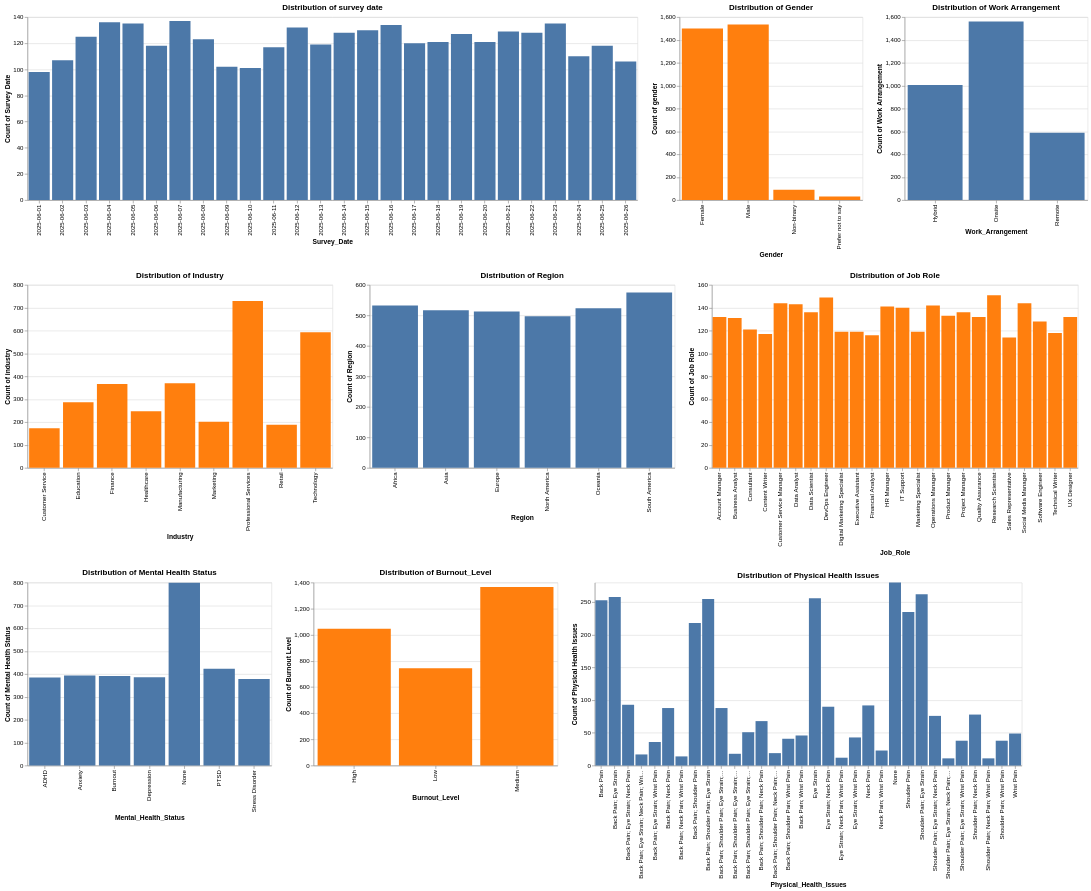

Write notebook code for a chart like this one.
### Markdown cell above
### Bar Chart for Categorical Columns

### Code cell
#Visualisation of survey date
chart1 = alt.Chart(source).mark_bar().encode(
    x='Survey_Date:N',
    y=alt.Y('count(Survey_Date):Q', title='Count of Survey Date'),
    # color='sex:N',
    # column='year:N'
    tooltip=[alt.Tooltip('Survey_Date:N', title='Survey Date'), alt.Tooltip('count(Survey_Date):Q', title='Count')]
).properties(
    title='Distribution of survey date',
    width=1000,
    height=300
).interactive()


#Visualisation of Gender
chart2 = alt.Chart(source).mark_bar().encode(
    x='Gender:N',
    y=alt.Y('count(Gender):Q', title='Count of gender'),
    # color='sex:N',
    # column='year:N'
    color=alt.value('#ff7f0e'), 
    tooltip=[alt.Tooltip('Gender:N', title='Gender'), alt.Tooltip('count(Gender):Q', title='Count')]
).properties(
    title='Distribution of Gender',
    width=300,
    height=300
).interactive()


#Visualisation of Industry
chart3 = alt.Chart(source).mark_bar().encode(
    x='Industry:N',
    y=alt.Y('count(Industry):Q', title='Count of industry'),
    # color='sex:N',
    # column='year:N'
    color=alt.value('#ff7f0e'),
    tooltip=[alt.Tooltip('Industry:N', title='Industry'), alt.Tooltip('count(Industry):Q', title='Count')] 
).properties(
    title='Distribution of Industry',
    width=500,
    height=300
).interactive()

#Visualisation of region
chart4 = alt.Chart(source).mark_bar().encode(
    x='Region:N',
    y=alt.Y('count(Region):Q', title='Count of Region'),
    # color='sex:N',
    # column='year:N'
    tooltip=[alt.Tooltip('Region:N', title='Region'), alt.Tooltip('count(Region):Q', title='Count')]
).properties(
    title='Distribution of Region',
    width=500,
    height=300
).interactive()

#Visualisation of Job role
chart5 = alt.Chart(source).mark_bar().encode(
    x='Job_Role:N',
    y=alt.Y('count(Job_Role):Q', title='Count of Job Role'),
    # color='sex:N',
    # column='year:N'
    color=alt.value('#ff7f0e'),
    tooltip=[alt.Tooltip('Job_Role:N', title='Job Role'), alt.Tooltip('count(Job_Role):Q', title='Count')] 
).properties(
    title='Distribution of Job Role',
    width=600,
    height=300
).interactive()

#Visualisation of  Work_Arrangement
chart6 = alt.Chart(source).mark_bar().encode(
    x='Work_Arrangement:N',
    y=alt.Y('count(Work_Arrangement):Q', title='Count of Work Arrangement'),
    # color='sex:N',
    # column='year:N'
    # color=alt.value('#ff7f0e'),
    tooltip=[alt.Tooltip('Work_Arrangement:N', title='Work Arrangement'), alt.Tooltip('count(Work_Arrangement):Q', title='Count')] 
).properties(
    title='Distribution of Work Arrangement',
    width=300,
    height=300
).interactive()

        
#Visualisation of  Mental_Health_Status
chart7 = alt.Chart(source).mark_bar().encode(
    x='Mental_Health_Status:N',
    y=alt.Y('count(Mental_Health_Status):Q', title='Count of Mental Health Status'),
    # color='sex:N',
    # column='year:N'
    # color=alt.value('#ff7f0e'),
    tooltip=[alt.Tooltip('Mental_Health_Status:N', title='Mental Health Status'), alt.Tooltip('count(Mental_Health_Status):Q', title='Count')] 
).properties(
    title='Distribution of Mental Health Status',
    width=400,
    height=300
).interactive()

#Visualisation of Burnout_Level
chart8 = alt.Chart(source).mark_bar().encode(
    x='Burnout_Level:O',
    y=alt.Y('count(Burnout_Level):Q', title='Count of Burnout Level'),
    # color='sex:N',
    # column='year:N'
    color=alt.value('#ff7f0e'),
    tooltip=[alt.Tooltip('Burnout_Level:N', title='Burnout Level'), alt.Tooltip('count(Burnout_Level):Q', title='Count')] 
).properties(
    title='Distribution of Burnout_Level',
    width=400,
    height=300
).interactive()

#Visualisation of  Physical_Health_Issues
chart9 = alt.Chart(source).mark_bar().encode(
    x='Physical_Health_Issues:N',
    y=alt.Y('count(Physical_Health_Issues):Q', title='Count of Physical Health Issues'),
    # color='sex:N',
    # column='year:N'
    # color=alt.value('#ff7f0e'),
    tooltip=[alt.Tooltip('Physical_Health_Issues:N', title='Physical Health Issues'), alt.Tooltip('count(Physical_Health_Issues):Q', title='Count')] 
).properties(
    title='Distribution of Physical Health Issues',
    width=700,
    height=300
).interactive()

alt.vconcat(alt.hconcat(chart1,chart2,chart6),alt.hconcat(chart3,chart4,chart5),alt.hconcat(chart7,chart8,chart9))

### Figure 1 — Vega-Lite specification as saved in the notebook (floating-point values rounded to 4 significant figures; data arrays with more than 128 entries replaced by an {"elided": "..."} marker saying what was removed)
{"config": {"view": {"continuousWidth": 300, "continuousHeight": 300}}, "vconcat": [{"hconcat": [{"mark": {"type": "bar"}, "encoding": {"tooltip": [{"field": "Survey_Date", "title": "Survey Date", "type": "nominal"}, {"aggregate": "count", "field": "Survey_Date", "title": "Count", "type": "quantitative"}], "x": {"field": "Survey_Date", "type": "nominal"}, "y": {"aggregate": "count", "field": "Survey_Date", "title": "Count of Survey Date", "type": "quantitative"}}, "height": 300, "name": "view_1", "title": "Distribution of survey date", "width": 1000}, {"mark": {"type": "bar"}, "encoding": {"color": {"value": "#ff7f0e"}, "tooltip": [{"field": "Gender", "title": "Gender", "type": "nominal"}, {"aggregate": "count", "field": "Gender", "title": "Count", "type": "quantitative"}], "x": {"field": "Gender", "type": "nominal"}, "y": {"aggregate": "count", "field": "Gender", "title": "Count of gender", "type": "quantitative"}}, "height": 300, "name": "view_2", "title": "Distribution of Gender", "width": 300}, {"mark": {"type": "bar"}, "encoding": {"tooltip": [{"field": "Work_Arrangement", "title": "Work Arrangement", "type": "nominal"}, {"aggregate": "count", "field": "Work_Arrangement", "title": "Count", "type": "quantitative"}], "x": {"field": "Work_Arrangement", "type": "nominal"}, "y": {"aggregate": "count", "field": "Work_Arrangement", "title": "Count of Work Arrangement", "type": "quantitative"}}, "height": 300, "name": "view_3", "title": "Distribution of Work Arrangement", "width": 300}]}, {"hconcat": [{"mark": {"type": "bar"}, "encoding": {"color": {"value": "#ff7f0e"}, "tooltip": [{"field": "Industry", "title": "Industry", "type": "nominal"}, {"aggregate": "count", "field": "Industry", "title": "Count", "type": "quantitative"}], "x": {"field": "Industry", "type": "nominal"}, "y": {"aggregate": "count", "field": "Industry", "title": "Count of industry", "type": "quantitative"}}, "height": 300, "name": "view_4", "title": "Distribution of Industry", "width": 500}, {"mark": {"type": "bar"}, "encoding": {"tooltip": [{"field": "Region", "title": "Region", "type": "nominal"}, {"aggregate": "count", "field": "Region", "title": "Count", "type": "quantitative"}], "x": {"field": "Region", "type": "nominal"}, "y": {"aggregate": "count", "field": "Region", "title": "Count of Region", "type": "quantitative"}}, "height": 300, "name": "view_5", "title": "Distribution of Region", "width": 500}, {"mark": {"type": "bar"}, "encoding": {"color": {"value": "#ff7f0e"}, "tooltip": [{"field": "Job_Role", "title": "Job Role", "type": "nominal"}, {"aggregate": "count", "field": "Job_Role", "title": "Count", "type": "quantitative"}], "x": {"field": "Job_Role", "type": "nominal"}, "y": {"aggregate": "count", "field": "Job_Role", "title": "Count of Job Role", "type": "quantitative"}}, "height": 300, "name": "view_6", "title": "Distribution of Job Role", "width": 600}]}, {"hconcat": [{"mark": {"type": "bar"}, "encoding": {"tooltip": [{"field": "Mental_Health_Status", "title": "Mental Health Status", "type": "nominal"}, {"aggregate": "count", "field": "Mental_Health_Status", "title": "Count", "type": "quantitative"}], "x": {"field": "Mental_Health_Status", "type": "nominal"}, "y": {"aggregate": "count", "field": "Mental_Health_Status", "title": "Count of Mental Health Status", "type": "quantitative"}}, "height": 300, "name": "view_7", "title": "Distribution of Mental Health Status", "width": 400}, {"mark": {"type": "bar"}, "encoding": {"color": {"value": "#ff7f0e"}, "tooltip": [{"field": "Burnout_Level", "title": "Burnout Level", "type": "nominal"}, {"aggregate": "count", "field": "Burnout_Level", "title": "Count", "type": "quantitative"}], "x": {"field": "Burnout_Level", "type": "ordinal"}, "y": {"aggregate": "count", "field": "Burnout_Level", "title": "Count of Burnout Level", "type": "quantitative"}}, "height": 300, "name": "view_8", "title": "Distribution of Burnout_Level", "width": 400}, {"mark": {"type": "bar"}, "encoding": {"tooltip": [{"field": "Physical_Health_Issues", "title": "Physical Health Issues", "type": "nominal"}, {"aggregate": "count", "field": "Physical_Health_Issues", "title": "Count", "type": "quantitative"}], "x": {"field": "Physical_Health_Issues", "type": "nominal"}, "y": {"aggregate": "count", "field": "Physical_Health_Issues", "title": "Count of Physical Health Issues", "type": "quantitative"}}, "height": 300, "name": "view_9", "title": "Distribution of Physical Health Issues", "width": 700}]}], "data": {"name": "data-41214090f7d0054c7e1d434082cd9039"}, "params": [{"name": "param_1", "select": {"type": "interval", "encodings": ["x", "y"]}, "bind": "scales", "views": ["view_1"]}, {"name": "param_2", "select": {"type": "interval", "encodings": ["x", "y"]}, "bind": "scales", "views": ["view_2"]}, {"name": "param_6", "select": {"type": "interval", "encodings": ["x", "y"]}, "bind": "scales", "views": ["view_3"]}, {"name": "param_3", "select": {"type": "interval", "encodings": ["x", "y"]}, "bind": "scales", "views": ["view_4"]}, {"name": "param_4", "select": {"type": "interval", "encodings": ["x", "y"]}, "bind": "scales", "views": ["view_5"]}, {"name": "param_5", "select": {"type": "interval", "encodings": ["x", "y"]}, "bind": "scales", "views": ["view_6"]}, {"name": "param_7", "select": {"type": "interval", "encodings": ["x", "y"]}, "bind": "scales", "views": ["view_7"]}, {"name": "param_8", "select": {"type": "interval", "encodings": ["x", "y"]}, "bind": "scales", "views": ["view_8"]}, {"name": "param_9", "select": {"type": "interval", "encodings": ["x", "y"]}, "bind": "scales", "views": ["view_9"]}], "$schema": "https://vega.github.io/schema/vega-lite/v5.20.1.json", "datasets": {"data-41214090f7d0054c7e1d434082cd9039": {"elided": "3157 records"}}}
